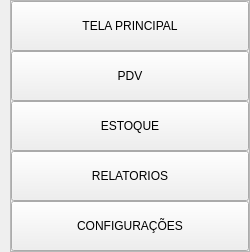
        <widget class="QWidget" name="menu_lateral" native="true">
         <property name="minimumSize">
          <size>
           <width>250</width>
           <height>0</height>
          </size>
         </property>
         <property name="maximumSize">
          <size>
           <width>250</width>
           <height>16777215</height>
          </size>
         </property>
         <layout class="QVBoxLayout" name="verticalLayout_2">
          <property name="spacing">
           <number>0</number>
          </property>
          <property name="leftMargin">
           <number>0</number>
          </property>
          <property name="topMargin">
           <number>0</number>
          </property>
          <property name="rightMargin">
           <number>0</number>
          </property>
          <property name="bottomMargin">
           <number>0</number>
          </property>
          <item>
           <widget class="QWidget" name="layout_menu_lateral" native="true">
            <layout class="QVBoxLayout" name="verticalLayout_3">
             <property name="spacing">
              <number>0</number>
             </property>
             <property name="leftMargin">
              <number>10</number>
             </property>
             <property name="topMargin">
              <number>0</number>
             </property>
             <property name="rightMargin">
              <number>0</number>
             </property>
             <property name="bottomMargin">
              <number>0</number>
             </property>
             <item>
              <widget class="QFrame" name="frame">
               <property name="frameShape">
                <enum>QFrame::Shape::StyledPanel</enum>
               </property>
               <property name="frameShadow">
                <enum>QFrame::Shadow::Raised</enum>
               </property>
               <layout class="QVBoxLayout" name="verticalLayout_4">
                <property name="spacing">
                 <number>0</number>
                </property>
                <property name="leftMargin">
                 <number>0</number>
                </property>
                <property name="topMargin">
                 <number>0</number>
                </property>
                <property name="rightMargin">
                 <number>0</number>
                </property>
                <property name="bottomMargin">
                 <number>0</number>
                </property>
                <item>
                 <widget class="QPushButton" name="btn_tela_principal">
                  <property name="minimumSize">
                   <size>
                    <width>200</width>
                    <height>50</height>
                   </size>
                  </property>
                  <property name="styleSheet">
                   <string notr="true"/>
                  </property>
                  <property name="text">
                   <string>TELA PRINCIPAL</string>
                  </property>
                  <property name="icon">
                   <iconset resource="imgs/icons.qrc">
                    <normaloff>:/icons/home.png</normaloff>:/icons/home.png</iconset>
                  </property>
                 </widget>
                </item>
                <item>
                 <widget class="QPushButton" name="btn_pdv">
                  <property name="minimumSize">
                   <size>
                    <width>200</width>
                    <height>50</height>
                   </size>
                  </property>
                  <property name="styleSheet">
                   <string notr="true"/>
                  </property>
                  <property name="text">
                   <string>PDV</string>
                  </property>
                  <property name="icon">
                   <iconset resource="imgs/icons.qrc">
                    <normaloff>:/icons/dollar.png</normaloff>:/icons/dollar.png</iconset>
                  </property>
                 </widget>
                </item>
                <item>
                 <widget class="QPushButton" name="btn_estoque">
                  <property name="minimumSize">
                   <size>
                    <width>200</width>
                    <height>50</height>
                   </size>
                  </property>
                  <property name="styleSheet">
                   <string notr="true"/>
                  </property>
                  <property name="text">
                   <string>ESTOQUE</string>
                  </property>
                  <property name="icon">
                   <iconset resource="imgs/icons.qrc">
                    <normaloff>:/icons/box-open.png</normaloff>:/icons/box-open.png</iconset>
                  </property>
                 </widget>
                </item>
                <item>
                 <widget class="QPushButton" name="btn_relatorios">
                  <property name="minimumSize">
                   <size>
                    <width>200</width>
                    <height>50</height>
                   </size>
                  </property>
                  <property name="styleSheet">
                   <string notr="true"/>
                  </property>
                  <property name="text">
                   <string>RELATORIOS</string>
                  </property>
                  <property name="icon">
                   <iconset resource="imgs/icons.qrc">
                    <normaloff>:/icons/analytics.png</normaloff>:/icons/analytics.png</iconset>
                  </property>
                 </widget>
                </item>
                <item>
                 <widget class="QPushButton" name="btn_configuracoes">
                  <property name="minimumSize">
                   <size>
                    <width>200</width>
                    <height>50</height>
                   </size>
                  </property>
                  <property name="styleSheet">
                   <string notr="true"/>
                  </property>
                  <property name="text">
                   <string>CONFIGURAÇÕES</string>
                  </property>
                  <property name="icon">
                   <iconset resource="imgs/icons.qrc">
                    <normaloff>:/icons/settings (1).png</normaloff>:/icons/settings (1).png</iconset>
                  </property>
                 </widget>
                </item>
               </layout>
              </widget>
             </item>
            </layout>
           </widget>
          </item>
         </layout>
        </widget>
